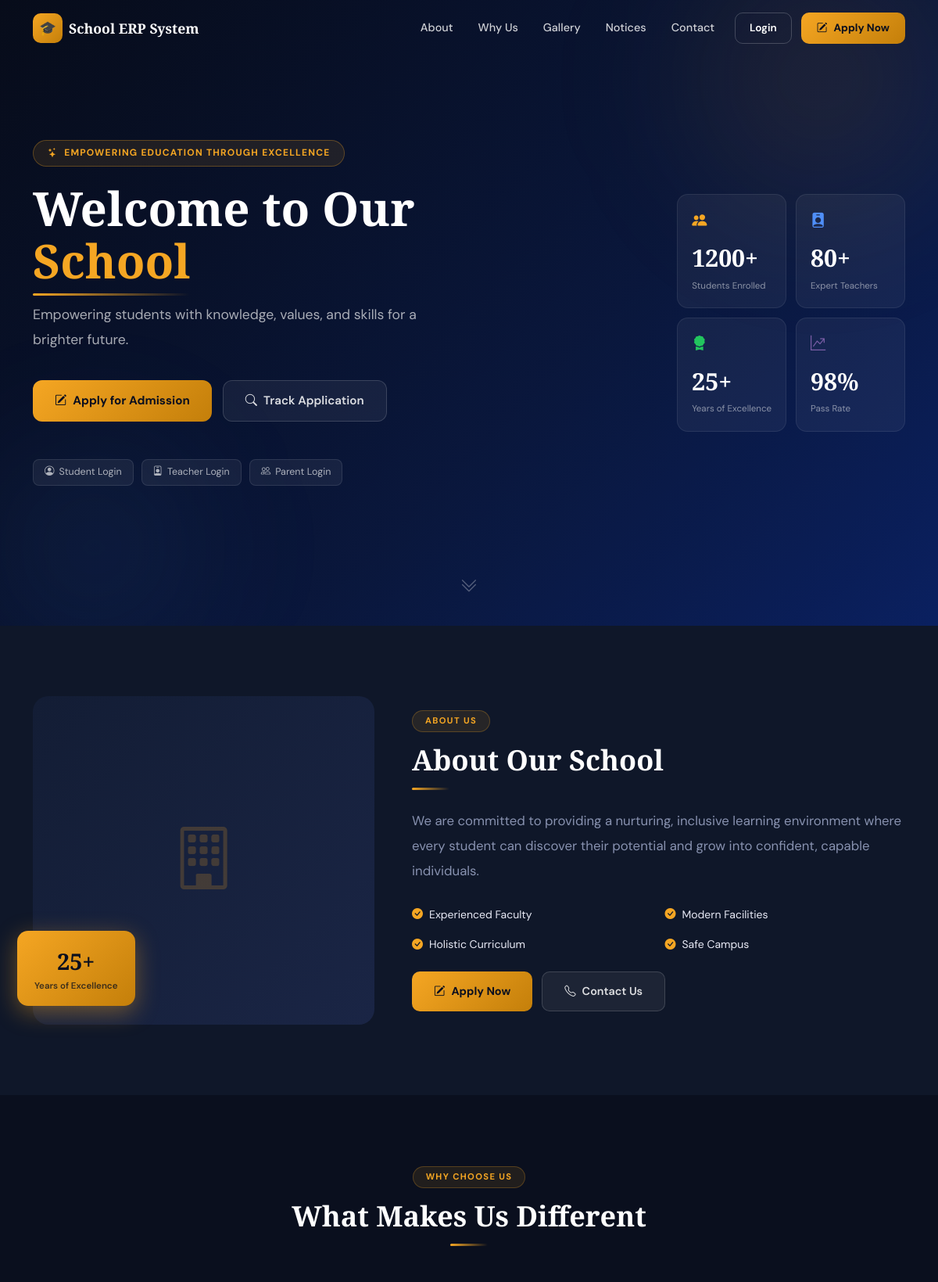
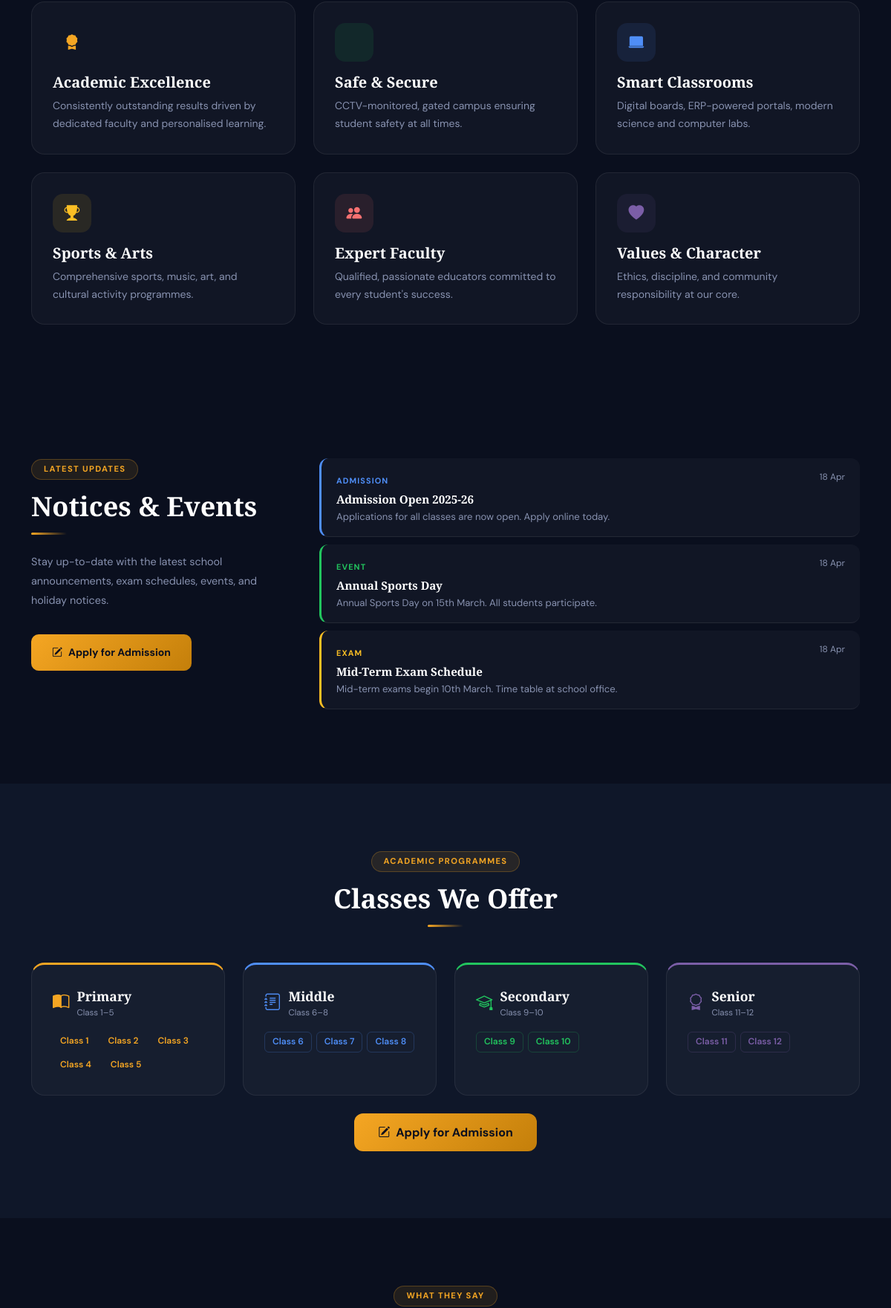
The page / (upper part) on the database its author committed (2 pictures, top to bottom).
### tables this page shows
CREATE TABLE IF NOT EXISTS `notices` (
  `id`          INT UNSIGNED AUTO_INCREMENT PRIMARY KEY,
  `title`       VARCHAR(255) NOT NULL,
  `body`        TEXT         DEFAULT NULL,
  `category`    ENUM('general','exam','event','holiday','admission') DEFAULT 'general',
  `is_active`   TINYINT(1)   DEFAULT 1,
  `created_at`  TIMESTAMP DEFAULT CURRENT_TIMESTAMP
);

### index.php (called while the page is built, shortened)
<?php
require_once __DIR__ . '/config/config.php';
require_once __DIR__ . '/public/home.php';

### public/home.php (the view, shortened to what this page needs)
<?php
require_once dirname(__DIR__) . '/config/config.php';
$rows = $pdo->query(
    "SELECT setting_key, setting_value FROM settings WHERE setting_key LIKE 'lp_%'
     OR setting_key IN ('site_name','site_tagline','site_logo','contact_email','contact_phone','contact_address','footer_text')"
)->fetchAll();
$s = [];
foreach ($rows as $r) { $s[$r['setting_key']] = $r['setting_value']; }
function lp(array $s, string $k, string $d = ''): string {
    return htmlspecialchars($s[$k] ?? $d, ENT_QUOTES, 'UTF-8');
}
$notices      = ($s['lp_show_notices']      ?? '1') === '1' ? $pdo->query("SELECT * FROM notices WHERE is_active=1 ORDER BY created_at DESC LIMIT 5")->fetchAll()   : [];
$testimonials = ($s['lp_show_testimonials'] ?? '1') === '1' ? $pdo->query("SELECT * FROM testimonials WHERE is_active=1 ORDER BY sort_order,id LIMIT 6")->fetchAll() : [];
$site_name = lp($s, 'site_name', 'School ERP');
$about_img = !empty($s['lp_about_image']) ? UPLOADS_URL . '/' . htmlspecialchars($s['lp_about_image'], ENT_QUOTES) : '';
?>
<!DOCTYPE html>
<html lang="en">
<head>
  <link href="https://cdn.jsdelivr.net/npm/bootstrap@5.3.3/dist/css/bootstrap.min.css" rel="stylesheet">
  <link href="https://cdn.jsdelivr.net/npm/bootstrap-icons@1.11.3/font/bootstrap-icons.min.css" rel="stylesheet">
  <link href="<?= ASSETS_URL ?>/css/style.css" rel="stylesheet">
</head>
<body>
<nav id="pubNav" class="pub-nav" style="background:transparent;">
  <div class="container">
    <div class="d-flex align-items-center justify-content-between">
      <a href="<?= SITE_URL ?>/" class="d-flex align-items-center gap-2 text-decoration-none">
        <?php if (!empty($s['site_logo'])): ?>
          <img src="<?= UPLOADS_URL.'/'.htmlspecialchars($s['site_logo'],ENT_QUOTES) ?>" height="38" class="rounded-2">
        <?php else: ?>
          <div style="width:38px;height:38px;border-radius:10px;background:linear-gradient(135deg,var(--gold),var(--gold-dark));display:flex;align-items:center;justify-content:center;font-size:1.1rem;">🎓</div>
        <?php endif; ?>
        <span style="font-family:'Playfair Display',serif;font-weight:700;color:#fff;font-size:1.1rem;"><?= $site_name ?></span>
      </a>
      <div class="d-none d-lg-flex align-items-center gap-1">
        <?php foreach (['#about'=>'About','#features'=>'Why Us','#gallery'=>'Gallery','#notices'=>'Notices','#contact'=>'Contact'] as $href => $label): ?>
        <a href="<?= $href ?>" class="pub-nav-link"><?= $label ?></a>
        <?php endforeach; ?>
        <a href="<?= SITE_URL ?>/auth/login.php"
           style="margin-left:8px;padding:8px 18px;border:1px solid rgba(255,255,255,0.2);border-radius:10px;color:#fff;font-size:0.85rem;font-weight:600;transition:all 0.2s;"
           onmouseover="this.style.background='rgba(255,255,255,0.08)'"
           onmouseout="this.style.background='transparent'">Login</a>
        <a href="<?= SITE_URL ?>/public/admission.php" class="btn-gold ms-2" style="padding:9px 20px;font-size:0.85rem;border-radius:10px;">
          <i class="bi bi-pencil-square"></i> Apply Now
        </a>
      </div>
    </div>
  </div>
</nav>
<section class="hero">
  <div class="hero-overlay"></div>
  <div class="hero-orb orb1"></div>
  <div class="hero-orb orb2"></div>
  <div class="container hero-content py-5">
    <div class="row align-items-center g-5 py-5">
      <div class="col-lg-6" style="animation:fadeInUp 0.7s ease both;">
        <div class="hero-badge">
          <i class="bi bi-stars"></i>
          <?= lp($s,'site_tagline','Excellence in Education') ?>
        </div>
        <h1 class="hero-title">
          <?php
          $title = $s['lp_hero_title'] ?? 'Welcome to Our School';
          $words = explode(' ', $title);
          $last  = array_pop($words);
          echo htmlspecialchars(implode(' ', $words), ENT_QUOTES) . ' <span class="accent">' . htmlspecialchars($last, ENT_QUOTES) . '</span>';
          ?>
        </h1>
        <p class="hero-sub">
          <?= lp($s,'lp_hero_subtitle','Empowering students with knowledge, values, and skills for a brighter future.') ?>
        </p>
        <div class="hero-btn-group">
          <a href="<?= SITE_URL ?>/public/admission.php" class="btn-gold">
            <i class="bi bi-pencil-square"></i><?= lp($s,'lp_hero_btn1_text','Apply for Admission') ?>
          </a>
          <a href="<?= SITE_URL ?>/public/admission-status.php" class="btn-ghost">
            <i class="bi bi-search"></i><?= lp($s,'lp_hero_btn2_text','Track Application') ?>
          </a>
        </div>
        <div style="display:flex;flex-wrap:wrap;gap:10px;">
          <?php foreach (['student'=>['Person Circle','bi-person-circle'],'teacher'=>['Teacher','bi-person-badge'],'parent'=>['Parent','bi-people']] as $r=>[$l,$i]): ?>
          <a href="<?= SITE_URL ?>/auth/login.php"
             style="display:inline-flex;align-items:center;gap:6px;background:rgba(255,255,255,0.06);border:1px solid rgba(255,255,255,0.1);border-radius:8px;padding:6px 14px;color:rgba(255,255,255,0.65);font-size:0.78rem;text-decoration:none;transition:all 0.2s;"
             onmouseover="this.style.background='rgba(255,255,255,0.1)';this.style.color='#fff'"
             onmouseout="this.style.background='rgba(255,255,255,0.06)';this.style.color='rgba(255,255,255,0.65)'">
            <i class="bi <?= $i ?>"></i><?= ucfirst($r) ?> Login
          </a>
          <?php endforeach; ?>
        </div>
      </div>
      <?php if (($s['lp_show_stats'] ?? '1') === '1'): ?>
      <div class="col-lg-6 d-flex justify-content-center justify-content-lg-end" style="animation:fadeInUp 0.9s ease both;">
        <div class="stat-grid">
          <?php $statDefs=[
            ['lp_stat_students','1200+','lp_stat_label1','Students','bi-people-fill','var(--gold)'],
            ['lp_stat_teachers','80+','lp_stat_label2','Teachers','bi-person-badge-fill','#4f8ef7'],
            ['lp_stat_years','25+','lp_stat_label3','Years','bi-award-fill','#22c55e'],
            ['lp_stat_success','98%','lp_stat_label4','Pass Rate','bi-graph-up-arrow','#7b5ea7'],
          ];
          foreach ($statDefs as [$nk,$nd,$lk,$ld,$icon,$color]):
          ?>
          <div class="stat-tile">
            <div class="ico"><i class="bi <?= $icon ?>" style="color:<?= $color ?>"></i></div>
            <div class="num"><?= lp($s,$nk,$nd) ?></div>
            <div class="lbl"><?= lp($s,$lk,$ld) ?></div>
          </div>
          <?php endforeach; ?>
        </div>
      </div>
      <?php endif; ?>
    </div>
  </div>
  <div class="scroll-hint"><i class="bi bi-chevron-double-down"></i></div>
</section>
<?php if (($s['lp_show_about'] ?? '1') === '1'): ?>
<section id="about" class="pub-section" style="background:var(--navy-2);">
  <div class="container">
    <div class="row align-items-center g-5">
      <div class="col-lg-5">
        <div style="position:relative;">
          <?php if ($about_img): ?>
            <img src="<?= $about_img ?>" class="img-fluid"
                 style="border-radius:20px;width:100%;height:420px;object-fit:cover;">
          <?php else: ?>
            <div style="border-radius:20px;height:420px;background:linear-gradient(135deg,var(--navy-3),var(--navy-4));display:flex;align-items:center;justify-content:center;">
              <i class="bi bi-building" style="font-size:5rem;color:rgba(245,166,35,0.2);"></i>
            </div>
          <?php endif; ?>
          <div style="position:absolute;bottom:24px;left:-20px;background:linear-gradient(135deg,var(--gold),var(--gold-dark));border-radius:14px;padding:16px 22px;box-shadow:0 8px 30px rgba(245,166,35,0.4);text-align:center;min-width:110px;">
            <div style="font-family:'Playfair Display',serif;font-size:1.8rem;font-weight:800;color:var(--navy);"><?= lp($s,'lp_stat_years','25+') ?></div>
            <div style="font-size:0.72rem;color:rgba(10,15,30,0.75);font-weight:600;">Years of Excellence</div>
          </div>
        </div>
      </div>
      <div class="col-lg-7">
        <div class="section-label">About Us</div>
        <h2 class="section-title"><?= lp($s,'lp_about_title','About Our School') ?></h2>
        <div class="section-line mb-4"></div>
        <p style="color:var(--text-muted);font-size:1.05rem;line-height:1.9;margin-bottom:28px;">
          <?= nl2br(lp($s,'lp_about_text','We are committed to providing a nurturing, inclusive learning environment where every student can discover their potential.')) ?>
        </p>
        <div class="row g-3 mb-32">
          <?php foreach (['Experienced Faculty','Modern Facilities','Holistic Curriculum','Safe Campus'] as $pt): ?>
          <div class="col-6">
            <div style="display:flex;align-items:center;gap:8px;font-size:0.875rem;color:#e8eaf6;">
              <i class="bi bi-check-circle-fill" style="color:var(--gold);flex-shrink:0;"></i><?= $pt ?>
            </div>
          </div>
          <?php endforeach; ?>
        </div>
        <div style="margin-top:24px;display:flex;gap:12px;flex-wrap:wrap;">
          <a href="<?= SITE_URL ?>/public/admission.php" class="btn-gold" style="border-radius:10px;font-size:0.9rem;">
            <i class="bi bi-pencil-square"></i> Apply Now
          </a>
          <a href="#contact" class="btn-ghost" style="border-radius:10px;font-size:0.9rem;text-decoration:none;">
            <i class="bi bi-telephone"></i> Contact Us
          </a>
        </div>
      </div>
    </div>
  </div>
</section>
<?php endif; ?>
<section id="features" class="pub-section" style="background:var(--navy);">
  <div class="container">
    <div class="text-center mb-5">
      <div class="section-label">Why Choose Us</div>
      <h2 class="section-title">What Makes Us Different</h2>
      <div class="section-line mx-auto"></div>
    </div>
    <div class="row g-4">
      <?php foreach ([
        ['bi-award-fill','var(--gold)','Academic Excellence','Consistently outstanding results driven by dedicated faculty and personalised learning.'],
        ['bi-shield-check-fill','#22c55e','Safe & Secure','CCTV-monitored, gated campus ensuring student safety at all times.'],
        ['bi-laptop-fill','#4f8ef7','Smart Classrooms','Digital boards, ERP-powered portals, modern science and computer labs.'],
        ['bi-trophy-fill','#fbbf24','Sports & Arts','Comprehensive sports, music, art, and cultural activity programmes.'],
        ['bi-people-fill','#f87171','Expert Faculty','Qualified, passionate educators committed to every student\'s success.'],
        ['bi-heart-fill','#7b5ea7','Values & Character','Ethics, discipline, and community responsibility at our core.'],
      ] as [$icon,$color,$title,$desc]): ?>
      <div class="col-12 col-sm-6 col-lg-4">
        <div class="feat-card">
          <div class="feat-icon" style="background:<?= $color ?>1a;color:<?= $color ?>;">
            <i class="bi <?= $icon ?>"></i>
          </div>
          <h5 style="font-family:'Playfair Display',serif;color:#fff;margin-bottom:8px;"><?= $title ?></h5>
          <p style="color:var(--text-muted);font-size:0.875rem;margin:0;line-height:1.7;"><?= $desc ?></p>
        </div>
      </div>
      <?php endforeach; ?>
    </div>
  </div>
</section>
<?php if (!empty($notices)): ?>
<section id="notices" class="pub-section" style="background:var(--navy);">
  <div class="container">
    <div class="row g-5 align-items-start">
      <div class="col-lg-4">
        <div class="section-label">Latest Updates</div>
        <h2 class="section-title">Notices &amp; Events</h2>
        <div class="section-line mb-4"></div>
        <p style="color:var(--text-muted);font-size:0.9rem;line-height:1.8;">
          Stay up-to-date with the latest school announcements, exam schedules, events, and holiday notices.
        </p>
        <a href="<?= SITE_URL ?>/public/admission.php" class="btn-gold mt-3 d-inline-flex" style="border-radius:10px;font-size:0.875rem;text-decoration:none;">
          <i class="bi bi-pencil-square"></i>Apply for Admission
        </a>
      </div>
      <div class="col-lg-8">
        <?php $ncols=['general'=>'var(--gold)','exam'=>'#fbbf24','event'=>'#22c55e','holiday'=>'#ef4444','admission'=>'#4f8ef7'];
        foreach ($notices as $n):
          $ncol = $ncols[$n['category']] ?? 'var(--gold)';
        ?>
        <div class="notice-item" style="border-left-color:<?= $ncol ?>;">
          <div style="display:flex;align-items:flex-start;gap:12px;">
            <div style="flex:1;">
              <span style="font-size:0.68rem;text-transform:uppercase;letter-spacing:0.1em;color:<?= $ncol ?>;font-weight:700;"><?= htmlspecialchars($n['category']) ?></span>
              <h6 style="color:#fff;font-weight:600;margin:4px 0 4px;font-size:0.95rem;"><?= htmlspecialchars($n['title']) ?></h6>
              <?php if ($n['body']): ?>
              <p style="color:var(--text-muted);font-size:0.82rem;margin:0;"><?= htmlspecialchars(mb_substr($n['body'],0,100)) ?><?= mb_strlen($n['body'])>100?'…':'' ?></p>
              <?php endif; ?>
            </div>
            <span style="font-size:0.75rem;color:var(--text-muted);white-space:nowrap;"><?= date('d M',strtotime($n['created_at'])) ?></span>
          </div>
        </div>
        <?php endforeach; ?>
      </div>
    </div>
  </div>
</section>
<?php endif; ?>
<section class="pub-section" style="background:var(--navy-2);">
  <div class="container">
    <div class="text-center mb-5">
      <div class="section-label">Academic Programmes</div>
      <h2 class="section-title">Classes We Offer</h2>
      <div class="section-line mx-auto"></div>
    </div>
    <div class="row g-4">
      <?php foreach ([
        ['Primary','Class 1–5',range(1,5),'var(--gold)','bi-book-half'],
        ['Middle','Class 6–8',range(6,8),'#4f8ef7','bi-journal-text'],
        ['Secondary','Class 9–10',range(9,10),'#22c55e','bi-mortarboard'],
        ['Senior','Class 11–12',range(11,12),'#7b5ea7','bi-award'],
      ] as [$group,$range,$classes,$col,$icon]): ?>
      <div class="col-12 col-md-6 col-lg-3">
        <div class="feat-card" style="border-top:3px solid <?= $col ?>;">
          <div style="display:flex;align-items:center;gap:10px;margin-bottom:16px;">
            <i class="bi <?= $icon ?>" style="font-size:1.4rem;color:<?= $col ?>;"></i>
            <div>
              <div style="font-family:'Playfair Display',serif;font-weight:700;color:#fff;font-size:1.1rem;"><?= $group ?></div>
              <div style="font-size:0.72rem;color:var(--text-muted);"><?= $range ?></div>
            </div>
          </div>
          <div style="display:flex;flex-wrap:wrap;gap:6px;">
            <?php foreach ($classes as $c): ?>
            <span style="background:<?= $c ?>1a;color:<?= $col ?>;border:1px solid <?= $col ?>3a;border-radius:6px;padding:3px 10px;font-size:0.75rem;font-weight:600;">
              Class <?= $c ?>
            </span>
            <?php endforeach; ?>
          </div>
        </div>
      </div>
      <?php endforeach; ?>
    </div>
    <div class="text-center mt-4">
      <a href="<?= SITE_URL ?>/public/admission.php" class="btn-gold" style="border-radius:12px;font-size:1rem;padding:13px 32px;">
        <i class="bi bi-pencil-square"></i> Apply for Admission
      </a>
    </div>
  </div>
</section>
<?php if (!empty($testimonials)): ?>
<section class="pub-section" style="background:var(--navy);">
  <div class="container">
    <div class="text-center mb-5">
      <div class="section-label">What They Say</div>
    </div>
  </div>
</section>
<?php endif; ?>
</body>
</html>

### rows shown on the page
notices: category "ADMISSION", title "Admission Open 2025-26", body "Applications for all classes are now open. Apply online today.", created_at "18 Apr"
notices: category "EVENT", title "Annual Sports Day", body "Annual Sports Day on 15th March. All students participate.", created_at "18 Apr"
notices: category "EXAM", title "Mid-Term Exam Schedule", body "Mid-term exams begin 10th March. Time table at school office.", created_at "18 Apr"

### other values the page prints
$site_name "School ERP System"
$label "About"
$label "Why Us"
$label "Gallery"
$label "Notices"
$label "Contact"
lp($s,'site_tagline','Excellence in Education') "EMPOWERING EDUCATION THROUGH EXCELLENCE"
implode(' ', $words) "Welcome to Our"
$last "School"
lp($s,'lp_hero_btn1_text','Apply for Admission') "Apply for Admission"
lp($s,'lp_hero_btn2_text','Track Application') "Track Application"
$r "Student"
$r "Teacher"
$r "Parent"
lp($s,$nk,$nd) "1200+"
